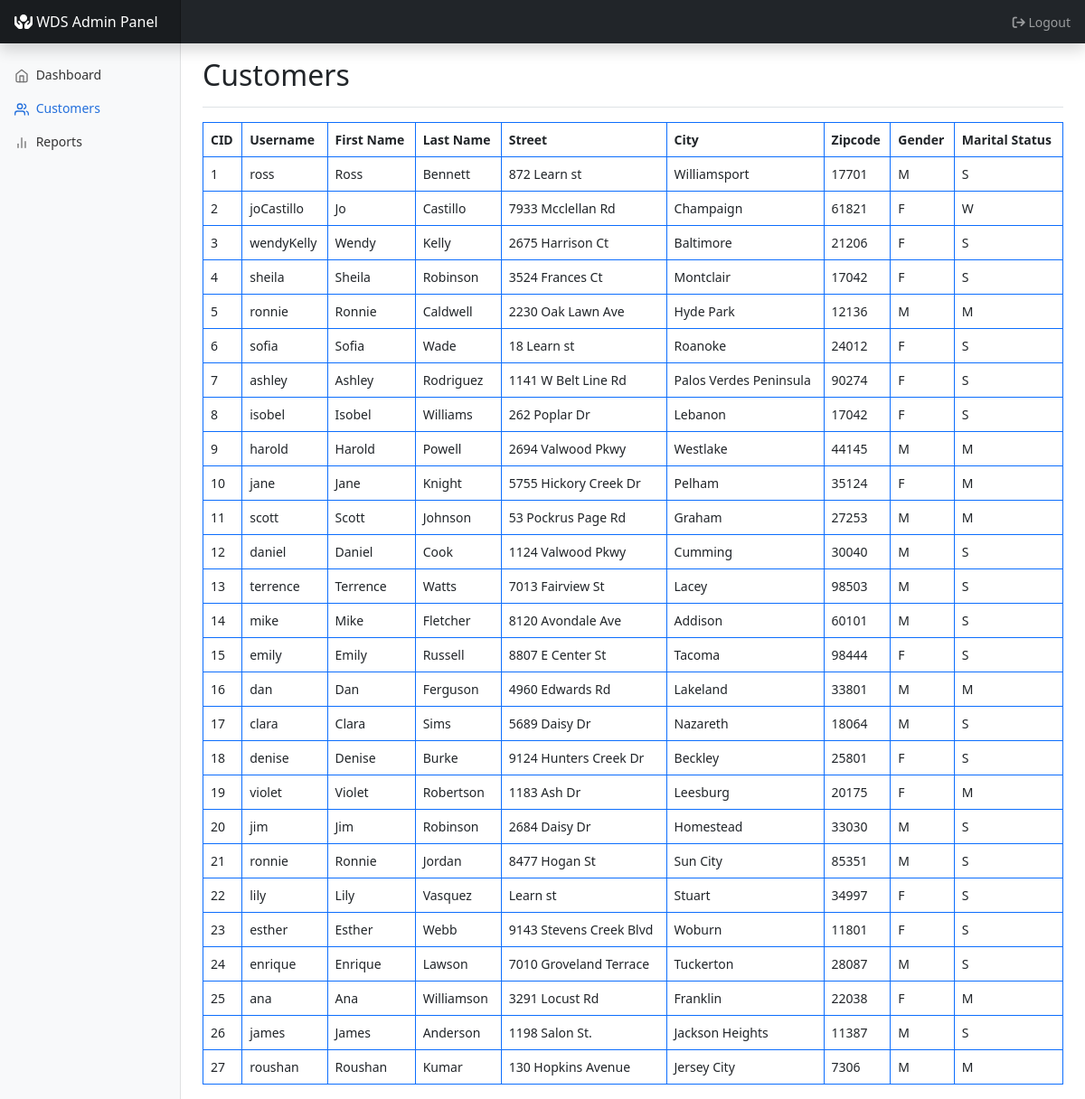
The page /admin/customers (signed in) on the database its author committed.
### app.py (models this page shows)
class Customer(db.Model, UserMixin):
    cid = db.Column(db.Integer, primary_key=True)
    username = db.Column(db.String(20), nullable=False)
    first_name = db.Column(db.String(30), nullable=False)
    last_name = db.Column(db.String(30), nullable=False)
    street = db.Column(db.String(30), nullable=False)
    city = db.Column(db.String(30), nullable=False)
    zipcode = db.Column(db.Integer, nullable=False)
    gender = db.Column(db.String(30), nullable=True)
    marital_status = db.Column(db.String(1), nullable=False)

### app.py (the view)
@app.route("/admin/customers")
@login_required
def customers():
    username = current_user.username
    if username == "admin":
        Customers = Customer.query.all()
        return render_template("customers.html", customers=Customers)
    else:
        return redirect(url_for('home'))

### app.py (called while the page is built)
@login_manager.user_loader
def load_user(user_id):
    return User.query.get(int(user_id))

### templates/customers.html (shortened to what this page needs)
<!DOCTYPE html>
<html lang="en">
<head>
    <link href="https://cdn.jsdelivr.net/npm/bootstrap@5.2.0/dist/css/bootstrap.min.css" rel="stylesheet"
>
    <link rel="stylesheet" href="https://cdnjs.cloudflare.com/ajax/libs/font-awesome/6.1.2/css/all.min.css" />
    <link href="{{ url_for('static', filename='dashboard.css')}}" rel="stylesheet">
</head>
<body>
    <header class="navbar navbar-dark sticky-top bg-dark flex-md-nowrap p-0 shadow">
        <a class="navbar-brand col-md-3 col-lg-2 me-0 px-3 fs-6" href="{{ url_for('home') }}"><i
                class="fa-solid fa-hands-holding-circle"></i>
            WDS Admin Panel</a>
        <div class="navbar-nav">
            <div class="nav-item text-nowrap">
                <a class="nav-link px-3" href="{{ url_for('logout') }}"><i
                        class="fa-solid fa-arrow-right-from-bracket"></i> Logout</a>
            </div>
        </div>
    </header>
    <div class="container-fluid">
        <div class="row">
            <nav id="sidebarMenu" class="col-md-3 col-lg-2 d-md-block bg-light sidebar collapse">
                <div class="position-sticky pt-3 sidebar-sticky">
                    <ul class="nav flex-column">
                        <li class="nav-item">
                            <a class="nav-link" aria-current="page" href="{{ url_for('admin') }}">
                                <span data-feather="home" class="align-text-bottom"></span>
                                Dashboard
                            </a>
                        </li>
                        <li class="nav-item">
                            <a class="nav-link active" href="{{ url_for('customers') }}">
                                <span data-feather="users" class="align-text-bottom"></span>
                                Customers
                            </a>
                        </li>
                        <li class="nav-item">
                            <a class="nav-link" href="{{ url_for('reports') }}">
                                <span data-feather="bar-chart-2" class="align-text-bottom"></span>
                                Reports
                            </a>
                        </li>
                    </ul>
                </div>
            </nav>
            <main class="col-md-9 ms-sm-auto col-lg-10 px-md-4">
                <div
                    class="d-flex justify-content-between flex-wrap flex-md-nowrap align-items-center pt-3 pb-2 mb-3 border-bottom">
                    <h1 class="h2">Customers</h1>
                </div>
                <table class="table table-bordered border-primary">
                    <thead>
                        <tr>
                            <th scope="col">CID</th>
                            <th scope="col">Username</th>
                            <th scope="col">First Name</th>
                            <th scope="col">Last Name</th>
                            <th scope="col">Street</th>
                            <th scope="col">City</th>
                            <th scope="col">Zipcode</th>
                            <th scope="col">Gender</th>
                            <th scope="col">Marital Status</th>
                        </tr>
                    </thead>
                    <tbody>
                        {% for customer in customers %}
                        <tr>
                            <td>{{ customer.cid}}</td>
                            <td>{{ customer.username}}</td>
                            <td>{{ customer.first_name}}</td>
                            <td>{{ customer.last_name}}</td>
                            <td>{{ customer.street}}</td>
                            <td>{{ customer.city}}</td>
                            <td>{{ customer.zipcode}}</td>
                            <td>{{ customer.gender}}</td>
                            <td>{{ customer.marital_status}}</td>
                        </tr>
                        {% endfor %}
                    </tbody>
                </table>
            </main>
        </div>
    </div>
</body>
</html>

### static/dashboard.css (style rules this page uses)
body { font-size: .875rem; }
.feather { width: 16px; height: 16px; }
.sidebar { position: fixed; top: 0; bottom: 0; left: 0; z-index: 100; padding: 48px 0 0; box-shadow: inset -1px 0 0 rgba(0, 0, 0, .1); }
.sidebar-sticky { height: calc(100vh - 48px); overflow-x: hidden; overflow-y: auto; }
.sidebar .nav-link { font-weight: 500; color: #333; }
.sidebar .nav-link .feather { margin-right: 4px; color: #727272; }
.sidebar .nav-link.active { color: #2470dc; }
.sidebar .nav-link:hover .feather, .sidebar .nav-link.active .feather { color: inherit; }
.navbar-brand { padding-top: .75rem; padding-bottom: .75rem; background-color: rgba(0, 0, 0, .25); box-shadow: inset -1px 0 0 rgba(0, 0, 0, .25); }

### rows shown on the page
Customer: cid "1", username "ross", first_name "Ross", last_name "Bennett", street "872 Learn st", city "Williamsport", zipcode "17701", gender "M", marital_status "S"
Customer: cid "2", username "joCastillo", first_name "Jo", last_name "Castillo", street "7933 Mcclellan Rd", city "Champaign", zipcode "61821", gender "F", marital_status "W"
Customer: cid "3", username "wendyKelly", first_name "Wendy", last_name "Kelly", street "2675 Harrison Ct", city "Baltimore", zipcode "21206", gender "F", marital_status "S"
Customer: cid "4", username "sheila", first_name "Sheila", last_name "Robinson", street "3524 Frances Ct", city "Montclair", zipcode "17042", gender "F", marital_status "S"
Customer: cid "5", username "ronnie", first_name "Ronnie", last_name "Caldwell", street "2230 Oak Lawn Ave", city "Hyde Park", zipcode "12136", gender "M", marital_status "M"
Customer: cid "6", username "sofia", first_name "Sofia", last_name "Wade", street "18 Learn st", city "Roanoke", zipcode "24012", gender "F", marital_status "S"
Customer: cid "7", username "ashley", first_name "Ashley", last_name "Rodriguez", street "1141 W Belt Line Rd", city "Palos Verdes Peninsula", zipcode "90274", gender "F", marital_status "S"
Customer: cid "8", username "isobel", first_name "Isobel", last_name "Williams", street "262 Poplar Dr", city "Lebanon", zipcode "17042", gender "F", marital_status "S"
Customer: cid "9", username "harold", first_name "Harold", last_name "Powell", street "2694 Valwood Pkwy", city "Westlake", zipcode "44145", gender "M", marital_status "M"
Customer: cid "10", username "jane", first_name "Jane", last_name "Knight", street "5755 Hickory Creek Dr", city "Pelham", zipcode "35124", gender "F", marital_status "M"
Customer: cid "11", username "scott", first_name "Scott", last_name "Johnson", street "53 Pockrus Page Rd", city "Graham", zipcode "27253", gender "M", marital_status "M"
Customer: cid "12", username "daniel", first_name "Daniel", last_name "Cook", street "1124 Valwood Pkwy", city "Cumming", zipcode "30040", gender "M", marital_status "S"
Customer: cid "13", username "terrence", first_name "Terrence", last_name "Watts", street "7013 Fairview St", city "Lacey", zipcode "98503", gender "M", marital_status "S"
Customer: cid "14", username "mike", first_name "Mike", last_name "Fletcher", street "8120 Avondale Ave", city "Addison", zipcode "60101", gender "M", marital_status "S"
Customer: cid "15", username "emily", first_name "Emily", last_name "Russell", street "8807 E Center St", city "Tacoma", zipcode "98444", gender "F", marital_status "S"
Customer: cid "16", username "dan", first_name "Dan", last_name "Ferguson", street "4960 Edwards Rd", city "Lakeland", zipcode "33801", gender "M", marital_status "M"
Customer: cid "17", username "clara", first_name "Clara", last_name "Sims", street "5689 Daisy Dr", city "Nazareth", zipcode "18064", gender "M", marital_status "S"
Customer: cid "18", username "denise", first_name "Denise", last_name "Burke", street "9124 Hunters Creek Dr", city "Beckley", zipcode "25801", gender "F", marital_status "S"
Customer: cid "19", username "violet", first_name "Violet", last_name "Robertson", street "1183 Ash Dr", city "Leesburg", zipcode "20175", gender "F", marital_status "M"
Customer: cid "20", username "jim", first_name "Jim", last_name "Robinson", street "2684 Daisy Dr", city "Homestead", zipcode "33030", gender "M", marital_status "S"
Customer: cid "21", username "ronnie", first_name "Ronnie", last_name "Jordan", street "8477 Hogan St", city "Sun City", zipcode "85351", gender "M", marital_status "S"
Customer: cid "22", username "lily", first_name "Lily", last_name "Vasquez", street "Learn st", city "Stuart", zipcode "34997", gender "F", marital_status "S"
Customer: cid "23", username "esther", first_name "Esther", last_name "Webb", street "9143 Stevens Creek Blvd", city "Woburn", zipcode "11801", gender "F", marital_status "S"
Customer: cid "24", username "enrique", first_name "Enrique", last_name "Lawson", street "7010 Groveland Terrace", city "Tuckerton", zipcode "28087", gender "M", marital_status "S"
Customer: cid "25", username "ana", first_name "Ana", last_name "Williamson", street "3291 Locust Rd", city "Franklin", zipcode "22038", gender "F", marital_status "M"
Customer: cid "26", username "james", first_name "James", last_name "Anderson", street "1198 Salon St.", city "Jackson Heights", zipcode "11387", gender "M", marital_status "S"
Customer: cid "27", username "roushan", first_name "Roushan", last_name "Kumar", street "130 Hopkins Avenue", city "Jersey City", zipcode "7306", gender "M", marital_status "M"
